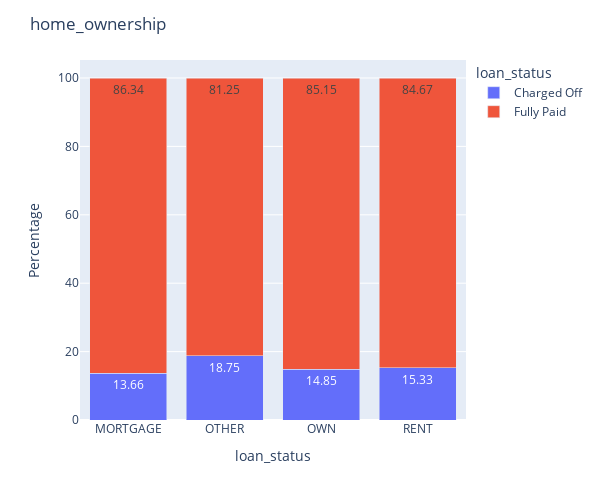

The cell this chart's notebook holds for it:
### Markdown cell above
#### home_ownership: type of home ownership rented, own or mortgage

### Code cell
count_plot(loan_data_extract,['home_ownership'])

stack_plot(x='home_ownership',y='loan_status',data=loan_data_extract)

### Figure 1 — Plotly figure (JSON) as saved in the notebook; plotly's stock layout.template omitted (floating-point values rounded to 4 significant figures)
{"data": [{"alignmentgroup": "True", "hovertemplate": "loan_status=Charged Off<br>home_ownership=%{x}<br>Percentage=%{text}<extra></extra>", "legendgroup": "Charged Off", "marker": {"color": "#636efa", "pattern": {"shape": ""}}, "name": "Charged Off", "offsetgroup": "Charged Off", "orientation": "v", "showlegend": true, "text": [13.66, 18.75, 14.85, 15.33], "textposition": "auto", "type": "bar", "x": ["MORTGAGE", "OTHER", "OWN", "RENT"], "xaxis": "x", "y": [13.66, 18.75, 14.85, 15.33], "yaxis": "y"}, {"alignmentgroup": "True", "hovertemplate": "loan_status=Fully Paid<br>home_ownership=%{x}<br>Percentage=%{text}<extra></extra>", "legendgroup": "Fully Paid", "marker": {"color": "#EF553B", "pattern": {"shape": ""}}, "name": "Fully Paid", "offsetgroup": "Fully Paid", "orientation": "v", "showlegend": true, "text": [86.34, 81.25, 85.15, 84.67], "textposition": "auto", "type": "bar", "x": ["MORTGAGE", "OTHER", "OWN", "RENT"], "xaxis": "x", "y": [86.34, 81.25, 85.15, 84.67], "yaxis": "y"}], "layout": {"barmode": "stack", "height": 500, "legend": {"title": {"text": "loan_status"}, "tracegroupgap": 0}, "margin": {"t": 60}, "title": {"text": "home_ownership"}, "width": 600, "xaxis": {"anchor": "y", "domain": [0, 1], "title": {"text": "loan_status"}}, "yaxis": {"anchor": "x", "domain": [0, 1], "title": {"text": "Percentage"}}}}
